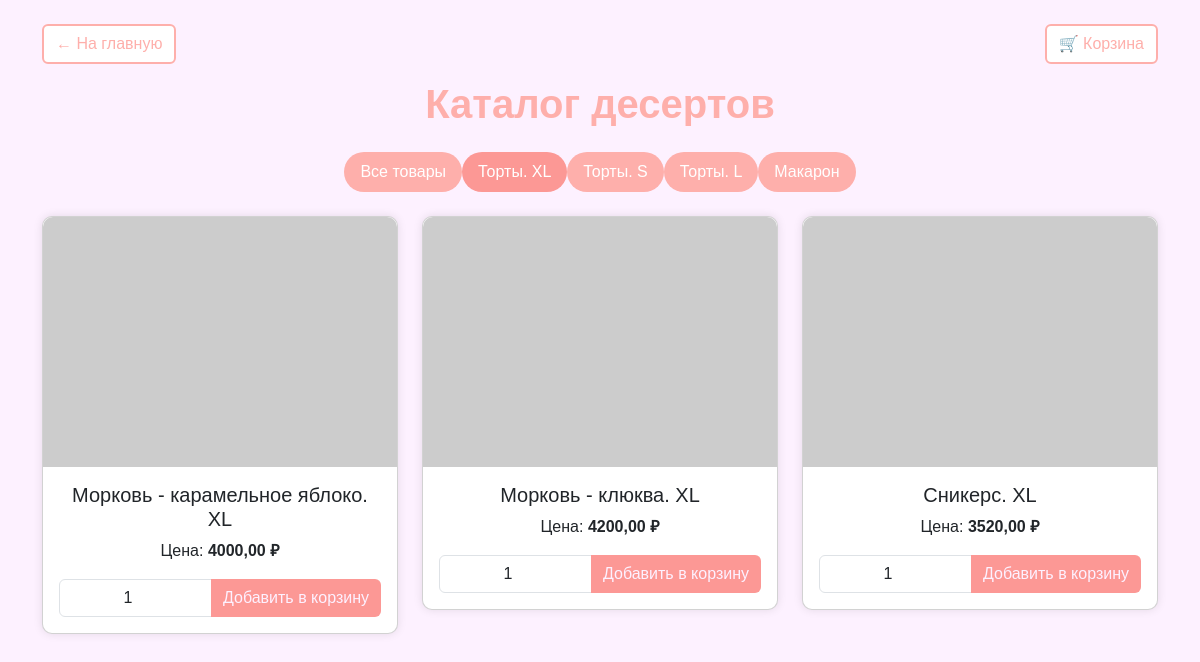
/torty/, run on the app's committed database.
### shop/models.py (models this page shows, shortened)
class Category(models.Model):
    name = models.CharField(max_length=100, unique=True, verbose_name="Название")
    slug = models.SlugField(max_length=100, unique=True, verbose_name="URL")
    class Meta:
        verbose_name = "Категория"
        verbose_name_plural = "Категории"

class Product(models.Model):
    category = models.ForeignKey(
        Category,
        on_delete=models.CASCADE,
        related_name="products",
        verbose_name="Категория",
    )
    name = models.CharField(max_length=150, verbose_name="Название")
    slug = models.SlugField(max_length=150, unique=True, verbose_name="URL")
    description = models.TextField(blank=True, verbose_name="Описание")
    price = models.DecimalField(max_digits=8, decimal_places=2, verbose_name="Цена")
    image = models.ImageField(
        upload_to="products/", blank=True, verbose_name="Изображение"
    )
    min_order_quantity = models.PositiveIntegerField(
        default=1, verbose_name="Минимальное количество для заказа"
    )
    created_at = models.DateTimeField(auto_now_add=True, verbose_name="Дата добавления")
    class Meta:
        verbose_name = "Товар"
        verbose_name_plural = "Товары"
        ordering = ["-created_at"]

### shop/views.py (the view)
# urls.py: path("<slug:category_slug>/", product_list, name="product_list_by_category"),
def product_list(request, category_slug=None):
    category = None
    categories = Category.objects.all()
    products = Product.objects.all()
    if category_slug:
        category = get_object_or_404(Category, slug=category_slug)
        products = products.filter(category=category)
    return render(
        request,
        "shop/product_list.html",
        {
            "category": category,
            "categories": categories,
            "products": products,
        },
    )

### shop/templates/shop/product_list.html (shortened to what this page needs)
<!DOCTYPE html>
<html lang="ru">
<head>
    <link href="https://cdn.jsdelivr.net/npm/bootstrap@5.3.0/dist/css/bootstrap.min.css" rel="stylesheet">
</head>
<body class="container mt-4">
    <div class="d-flex justify-content-between">
        <a href="{% url 'home' %}" class="btn btn-secondary mb-3">← На главную</a>
        <a href="{% url 'cart_detail' %}" class="btn btn-secondary mb-3 ms-auto">🛒 Корзина</a>
    </div>
    <h1 class="mb-4">Каталог десертов</h1>
    <ul class="nav nav-pills justify-content-center mb-4">
        <li class="nav-item">
            <a class="nav-link {% if not category %}active{% endif %}" href="{% url 'product_list' %}">Все товары</a>
        </li>
        {% for c in categories %}
            <li class="nav-item">
                <a class="nav-link {% if category == c %}active{% endif %}"
                   href="{% url 'product_list_by_category' category_slug=c.slug %}">
                    {{ c.name }}
                </a>
            </li>
        {% endfor %}
    </ul>
    <div class="row">
        {% for product in products %}
            <div class="col-md-4 mb-4">
                <div class="card">
                    {% if product.image %}
                        <img src="{{ product.image.url }}" class="card-img-top" alt="{{ product.name }}">
                    {% else %}
                        <img src="https://via.placeholder.com/300" class="card-img-top" alt="Нет фото">
                    {% endif %}
                    <div class="card-body text-center">
                        <h5 class="card-title">
                            <a href="{% url 'product_detail' product_slug=product.slug %}" class="text-decoration-none text-dark">
                                {{ product.name }}
                            </a>
                        </h5>
                        <p class="card-text">Цена: <strong>{{ product.price }} ₽</strong></p>
                        <form action="{% url 'cart_add' product.id %}" method="post" class="add-to-cart-form">
                            <div class="input-group">
                                <input type="number" name="quantity" class="form-control text-center"
                                       min="{{ product.min_order_quantity }}"
                                       value="{{ product.min_order_quantity }}"
                                       required>
                                <button type="submit" class="btn btn-cart">Добавить в корзину</button>
                            </div>
                        </form>
                    </div>
                </div>
            </div>
        {% empty %}
            <p class="text-center">Товаров пока нет.</p>
        {% endfor %}
    </div>
</body>
</html>

### shop/templates/shop/product_list.html (style rules this page uses)
body { font-family: Arial, sans-serif; background-color: #fdf1ff; }
h1 { color: #feafab; font-weight: bold; text-align: center; }
.btn-secondary { background-color: #ffffff; color: #feafab; border: 2px solid #feafab; }
.btn-cart { background-color: #fc9895; color: #fdf1ff; border: none; }
.nav-pills .nav-link { background-color: #feafab; color: white; border-radius: 20px; }
.nav-pills .nav-link.active { background-color: #fc9895; }
.card { border-radius: 10px; box-shadow: 0 0 10px rgba(0, 0, 0, 0.1); }
.card-img-top { border-top-left-radius: 10px; border-top-right-radius: 10px; max-height: 250px; object-fit: cover; }

### data on the page
Category: name "Торты. XL"
Category: name "Торты. S"
Category: name "Торты. L"
Category: name "Макарон"
Product: name "Морковь - карамельное яблоко. XL", price "4000,00", quantity "1"
Product: name "Морковь - клюква. XL", price "4200,00", quantity "1"
Product: name "Сникерс. XL", price "3520,00", quantity "1"
